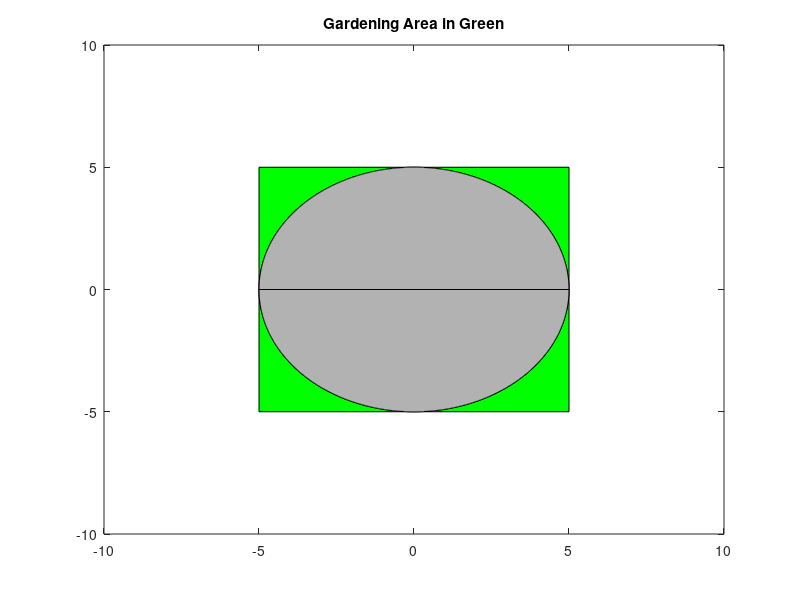

MATLAB code for this plot:
%This program aims to draw a certain piece of land with a round 
%building on it, calculating the gardening area based on the radius of the
%building. Based on the Maximum Budget of 250K, it also calculates the
%critical r for the project and total $ available per m^2 of garden.

%(1)DRAWING
%(2)GARDENING AREA
%(3)BUDGET CALCULATION
%(4)250k/GARDENING AREA

%(1)DRAWING
r=input('\nRadius of the core building (meters):');

%square land plotting
plot([-r r r -r -r],[r r -r -r r])
fill([-r r r -r -r],[r r -r -r r], 'g')
axis([-2*r 2*r -2*r 2*r])

%round building plotting
%circle=(r^2=x^2+y^2)
x=linspace(-r, r, 2000);
y1=sqrt(r^2*ones(1,2000)-x.^2);
y2=-sqrt(r^2*ones(1,2000)-x.^2);
hold on
plot(x, y1,'Color',[0,0,0])
fill(x, y1,[0.7,0.7,0.7])
plot(x, y2,'Color',[0,0,0]);
fill(x, y2,[0.7,0.7,0.7])

title('Gardening Area in Green')

%(2)GARDENING AREA
GardeningArea=(4*r^2)-(pi*r^2);
fprintf('\nTotal Gardening Area with radius of %.2f meter(s) is %.2f square meter(s).\n' ...
,r, GardeningArea)

%(3)BUDGET FOR GARDENING (250k) 
%Maximum possible gardening area considering 1m^2 of gardening costs 1k
MaxArea=250;
Rmax=(250/(4-pi))^(1/2);
fprintf('\nMaximum radius for 250k budget is %.2f meter(s), (1m^2 = 1k).\n',Rmax)

%(4)MAXIMUM $/250K PER m^2 ACCORDING TO THE RADIUS OF THE BUILDING
Budget=250000;
Bdgsqmetergardening=Budget/GardeningArea;
fprintf('\nIf building has a radius of %.2f, there will be $ %.2f per m^2 available from the budget.\n',r,Bdgsqmetergardening)

fprintf('\n\nThank you for choosing GD Engineering Solutions.');